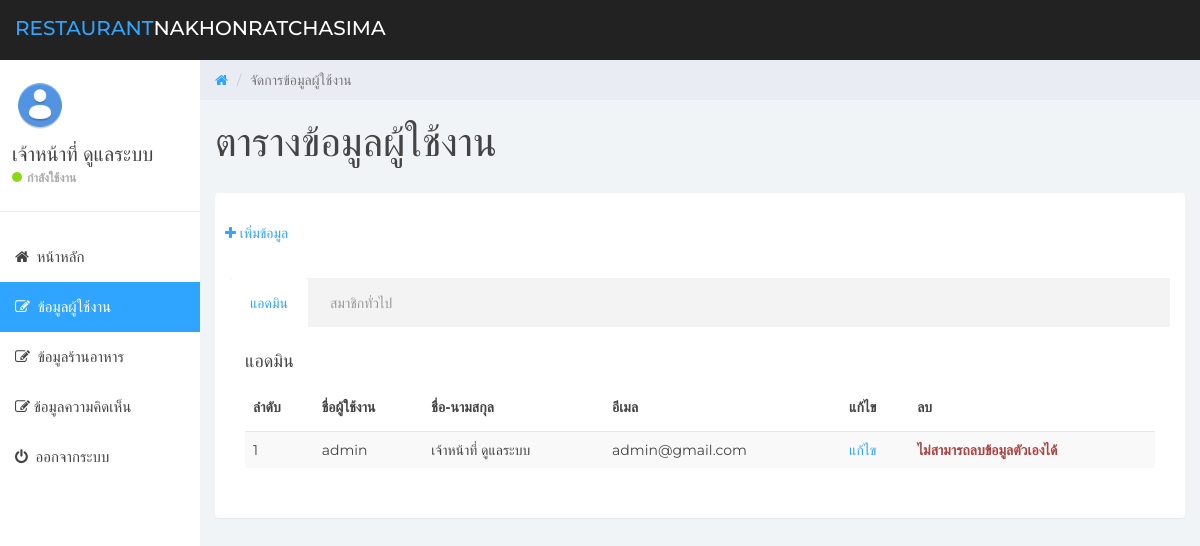
Page /admin/user.php (signed in) on the committed database.
### tables this page shows
CREATE TABLE `users` (
  `user_id` int(11) NOT NULL COMMENT 'รหัสผู้ใช้งาน',
  `user_username` varchar(255) NOT NULL COMMENT 'ชื่อผู้ใช้งาน',
  `user_firstname` varchar(255) NOT NULL COMMENT 'ชื่อจริง',
  `user_lastname` varchar(255) NOT NULL COMMENT 'นามสกุล',
  `user_email` varchar(255) NOT NULL COMMENT 'อีเมล',
  `user_password` varchar(255) NOT NULL COMMENT 'รหัสผ่าน',
  `user_role` int(1) NOT NULL COMMENT '0 = Admin ,1 = Member'
);

### services/check_admin.php (called while the page is built, shortened)
<?php
if(isset($_SESSION["AUTH_ID"])){
    require_once("connect.php");
    $user_id = $_SESSION["AUTH_ID"];
    $sql = "SELECT * FROM users WHERE user_id='$user_id'";
    $query = mysqli_query($conn,$sql);
    $userObj = mysqli_fetch_object($query);
}else{
    header("location:../admin/login.php");
}

### admin/user.php (the view, shortened to what this page needs)
<?php
require_once("../services/check_admin.php");
?>
<?php
$sql = "SELECT * FROM users WHERE user_role='0' ORDER BY user_id DESC";
$user0_query = mysqli_query($conn, $sql);
$no = 1;
?>
<!DOCTYPE html>
<html>
<head>
    <link href="css/bootstrap.min.css" rel="stylesheet">
    <link href="css/font-awesome.min.css" rel="stylesheet">
    <link href="css/datepicker3.css" rel="stylesheet">
    <link href="css/styles.css" rel="stylesheet">
</head>
<body>
    <?php include("layouts/navbar.php"); ?>
    <?php include("layouts/sidebar.php"); ?>
    <div class="col-sm-9 col-sm-offset-3 col-lg-10 col-lg-offset-2 main">
        <div class="row">
            <ol class="breadcrumb">
                <li><a href="home.php">
                        <em class="fa fa-home"></em>
                    </a></li>
                <li class="active">จัดการข้อมูลผู้ใช้งาน</li>
            </ol>
        </div>
        <div class="row">
            <div class="col-lg-12">
                <h1 class="page-header">
                    ตารางข้อมูลผู้ใช้งาน
                </h1>
            </div>
        </div>
        <div class="panel panel-container">
            <p style="padding: 10px;">
                <a href="user_add.php">
                    <i class="fa fa-plus"></i>
                    <span>เพิ่มข้อมูล</span>
                </a>
            </p>
            <div class="row">
                <div class="col-sm-12">
                    <div class="panel-body">
                        <div class="panel-body tabs">
                            <ul class="nav nav-tabs">
                                <li class="active"><a href="#tab1" data-toggle="tab">แอดมิน</a></li>
                                <li><a href="#tab2" data-toggle="tab">สมาชิกทั่วไป</a></li>
                            </ul>
                            <div class="tab-content">
                                <div class="tab-pane fade in active" id="tab1">
                                    <h4>แอดมิน</h4>
                                    <div class="table-responsive">
                                        <table class="table table-striped">
                                            <thead>
                                                <tr>
                                                    <th>ลำดับ</th>
                                                    <th>ชื่อผู้ใช้งาน</th>
                                                    <th>ชื่อ-นามสกุล</th>
                                                    <th>อีเมล</th>
                                                    <th>แก้ไข</th>
                                                    <th>ลบ</th>
                                                </tr>
                                            </thead>
                                            <tbody>
                                                <?php foreach ($user0_query as $row) { ?>
                                                    <tr>
                                                        <td><?= $no++ ?></td>
                                                        <td><?= $row['user_username'] ?></td>
                                                        <td><?= $row['user_firstname'] . " " . $row['user_lastname'] ?></td>
                                                        <td><?= $row['user_email'] ?></td>
                                                        <td>
                                                            <a href="user_edit.php?id=<?= $row['user_id'] ?>">แก้ไข</a>
                                                        </td>
                                                        <td>
                                                            <?php if ($userObj->user_id == $row['user_id']) : ?>
                                                                <strong class="text-danger">ไม่สามารถลบข้อมูลตัวเองได้</strong>
                                                            <?php else : ?>
                                                                <a href="../services/user_delete.php?id=<?= $row['user_id'] ?>" onclick="return confirm('ยืนยันการลบ?')">ลบ</a>
                                                            <?php endif ?>
                                                        </td>
                                                    </tr>
                                                <?php } ?>
                                            </tbody>
                                        </table>
                                    </div>
                                </div>
                            </div>
                        </div>
                    </div>
                </div>
            </div>
        </div>
</body>
</html>

### admin/layouts/sidebar.php (shortened to what this page needs)
<?php
$location = basename($_SERVER["REQUEST_URI"]);
?>
<div id="sidebar-collapse" class="col-sm-3 col-lg-2 sidebar">
    <div class="profile-sidebar">
        <div class="profile-userpic">
            <img src="../images/admin.png" class="img-responsive" alt="">
        </div>
        <div class="profile-usertitle">
            <div class="profile-usertitle-name"><?= $userObj->user_firstname . " " . $userObj->user_lastname ?></div>
            <div class="profile-usertitle-status"><span class="indicator label-success"></span>กำลังใช้งาน</div>
        </div>
    </div>
    <ul class="nav menu">
        <li class="<?= ($location == 'home.php') ? "active" : "" ?>"><a href="home.php"><em class="fa fa-home">&nbsp;</em> หน้าหลัก</a></li>
        <li class="<?= ($location == 'user.php') ? "active" : "" ?>"><a href="user.php"><em class="fa fa-edit">&nbsp;</em> ข้อมูลผู้ใช้งาน</a></li>
        <li class="<?= ($location == 'restaurant.php') ? "active" : "" ?>"><a href="restaurant.php"><em class="fa fa-edit">&nbsp;</em> ข้อมูลร้านอาหาร</a></li>
        <li class="<?= ($location == 'comment.php') ? "active" : "" ?>"><a href="comment.php"><em class="fa fa-edit">&nbsp;</em>ข้อมูลความคิดเห็น</a></li>
        <li><a href="../services/logout.php"><em class="fa fa-power-off">&nbsp;</em> ออกจากระบบ</a></li>
    </ul>
</div>

### admin/css/styles.css (style rules this page uses)
body { background: #f1f4f7; padding-top: 60px; font-size: 14px; color: #444444; font-family: "Montserrat", "Helvetica Neue", Helvetica, Arial, sans-serif; }
p { color: #777; }
a, a:hover, a:focus { color: #30a5ff; }
h1, h2, h3, h4, h5, h6 { color: #444444; }
h1 { font-weight: 300; font-size: 40px; }
h3, h4 { font-weight: 300; }
.label-success { background-color: #8ad919; }
.panel { border: 0; }
.panel-container { padding-top: 20px; }
.panel .tabs { margin: 0; padding: 0; }
.nav-tabs { background: #f2f3f2; border: 0; }
.nav-tabs li a, .nav-tabs li a:hover, .nav-tabs li.active a, .nav-tabs li.active a:hover { border: 0; padding: 15px 20px; }
.nav-tabs li.active a { color: #30a5ff; }
.nav-tabs li a { color: #999; }
.tab-content { padding: 15px; }
.sidebar { display: block; padding: 0; display: none; box-shadow: none; background: #fff; }
.sidebar ul { margin: 20px 0px; }
@media (min-width: 768px) { .sidebar { display: block; position: fixed; top: 60px; bottom: 0; left: 0; z-index: 1000; display: block; margin: 0; padding: 0; overflow-x: hidden; overflow-y: auto; } }
.sidebar ul.nav .active a, .sidebar ul.nav li.parent a.active, .sidebar ul.nav .active > a:hover, .sidebar ul.nav li.parent a.active:hover, .sidebar ul.nav .active > a:focus, .sidebar ul.nav li.parent a.active:focus { color: #fff; background-color: #30a5ff; }
.sidebar ul.nav li a { height: 50px; font-size: 15px; line-height: 2em; color: #444444; }
.profile-sidebar { padding: 10px 0; border-bottom: 1px solid #e9ecf2; }
.indicator { width: 10px; height: 10px; display: inline-block; border-radius: 9999px; margin-right: 5px; }
.profile-userpic img { float: left; margin: 10px 0px 0px 15px; width: 50px; height: 50px; border-radius: 9999px !important; }
.profile-usertitle { float: left; text-align: left; margin: 10px 0 0 12px; }
.profile-usertitle-name { font-size: 20px; margin-bottom: 0px; }
.profile-usertitle-status { text-transform: uppercase; color: #AAA; font-size: 12px; font-weight: 600; margin-bottom: 15px; }
.breadcrumb { border-radius: 0; padding: 10px 15px 10px 15px; background: #e9ecf2; margin: 0; }
h1.page-header { margin-top: 20px; border-bottom: 0; }
.table { background: #fff; }
.table > thead > tr > th { border-bottom: 1px solid #e6e7e8; vertical-align: middle; height: 50px; }

### rows in the picture
users: user_firstname "เจ้าหน้าที่", user_lastname "ดูแลระบบ", user_username "admin", user_email "admin@gmail.com", shows "ไม่สามารถลบข้อมูลตัวเองได้"
